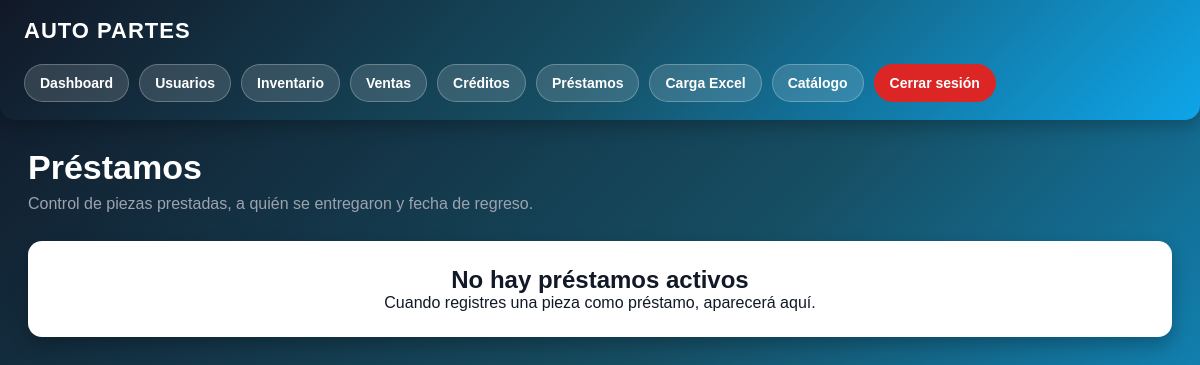
The page /prestamos (signed in) on the database as committed earlier.
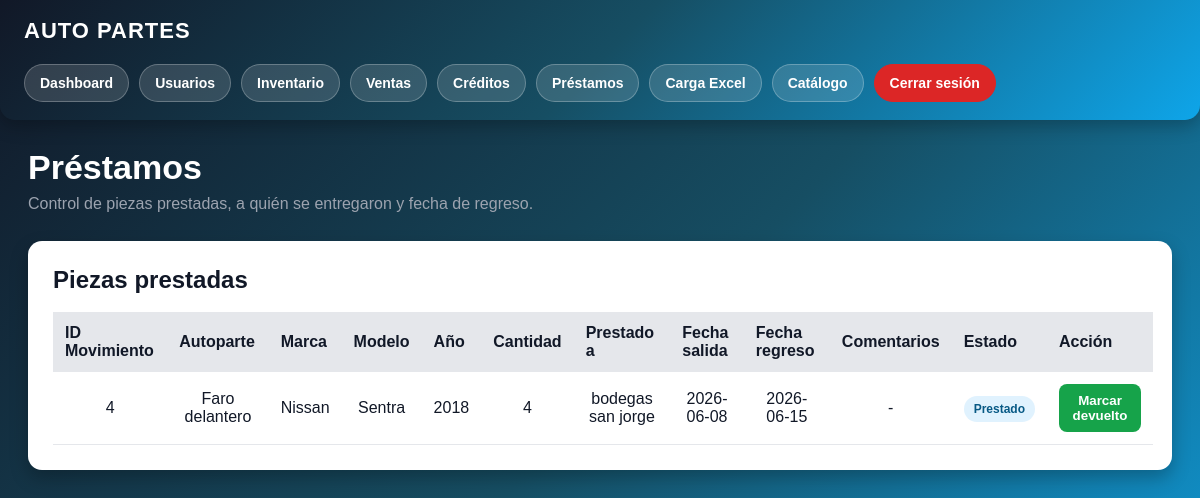
The same page on the database as committed later.
### app.py (models this page shows)
class Movimiento(db.Model):
    id = db.Column(db.Integer, primary_key=True)
    producto_id = db.Column(db.Integer, db.ForeignKey("producto.id"), nullable=False)
    producto = db.relationship("Producto", backref="movimientos")
    tipo = db.Column(db.String(50))
    estado = db.Column(db.String(50))
    cliente = db.Column(db.String(150))
    cantidad = db.Column(db.Integer, default=1)
    precio_unitario = db.Column(db.Float, default=0)
    total = db.Column(db.Float, default=0)
    metodo_pago = db.Column(db.String(100))
    factura = db.Column(db.String(100))
    fecha_salida = db.Column(db.String(100))
    fecha_prestamo = db.Column(db.String(100))
    comentarios = db.Column(db.Text)
    fecha_registro = db.Column(db.String(100))

class Producto(db.Model):
    id = db.Column(db.Integer, primary_key=True)
    marca = db.Column(db.String(100))
    modelo = db.Column(db.String(100))
    anio = db.Column(db.Integer)
    autoparte = db.Column(db.String(150))
    observaciones = db.Column(db.Text)
    transmision = db.Column(db.String(100))
    motor = db.Column(db.String(100))
    propiedad = db.Column(db.String(100))
    tipo = db.Column(db.String(100))
    lado = db.Column(db.String(50))
    origen = db.Column(db.String(100))
    costo_venta = db.Column(db.Float)
    stock = db.Column(db.Integer, default=1)
    foto = db.Column(db.String(300))
    link_ml = db.Column(db.String(500))
    estado = db.Column(db.String(50), default="disponible")
    vendido_a = db.Column(db.String(150))
    metodo_pago = db.Column(db.String(100))
    factura = db.Column(db.String(100))
    comentarios_venta = db.Column(db.Text)
    fecha_salida = db.Column(db.String(100))
    fecha_prestamo = db.Column(db.String(100))

### app.py (the view)
@app.route("/prestamos")
def prestamos():
    if not session.get("rol") in ["admin", "vendedor"]:
        return redirect("/login")
    prestamos = Movimiento.query.filter(
        Movimiento.estado == "prestado"
    ).order_by(
        Movimiento.id.desc()
    ).all()
    return render_template(
        "prestamos.html",
        prestamos=prestamos
    )

### templates/prestamos.html (shortened to what this page needs)
{% extends "layout.html" %}
{% block contenido %}
<div class="prestamos-header">
    <h1>Préstamos</h1>
    <p>Control de piezas prestadas, a quién se entregaron y fecha de regreso.</p>
</div>
{% if prestamos %}
<div class="prestamos-card">
    <h2>Piezas prestadas</h2>
    <table>
        <tr>
            <th>ID Movimiento</th>
            <th>Autoparte</th>
            <th>Marca</th>
            <th>Modelo</th>
            <th>Año</th>
            <th>Cantidad</th>
            <th>Prestado a</th>
            <th>Fecha salida</th>
            <th>Fecha regreso</th>
            <th>Comentarios</th>
            <th>Estado</th>
            <th>Acción</th>
        </tr>
        {% for prestamo in prestamos %}
        <tr>
            <td>{{ prestamo.id }}</td>
            <td>
                {% if prestamo.producto %}
                    {{ prestamo.producto.autoparte or '-' }}
                {% else %}
                    -
                {% endif %}
            </td>
            <td>
                {% if prestamo.producto %}
                    {{ prestamo.producto.marca or '-' }}
                {% else %}
                    -
                {% endif %}
            </td>
            <td>
                {% if prestamo.producto %}
                    {{ prestamo.producto.modelo or '-' }}
                {% else %}
                    -
                {% endif %}
            </td>
            <td>
                {% if prestamo.producto %}
                    {{ prestamo.producto.anio or '-' }}
                {% else %}
                    -
                {% endif %}
            </td>
            <td>{{ prestamo.cantidad or 1 }}</td>
            <td>{{ prestamo.cliente or '-' }}</td>
            <td>{{ prestamo.fecha_salida or '-' }}</td>
            <td>{{ prestamo.fecha_prestamo or '-' }}</td>
            <td>{{ prestamo.comentarios or '-' }}</td>
            <td>
                <span class="badge-prestado">Prestado</span>
            </td>
            <td>
                <a href="/devolver/{{ prestamo.id }}">
                    <button
                        class="btn-devuelto"
                        onclick="return confirm('¿Marcar este préstamo como devuelto?')"
                    >
                        Marcar devuelto
                    </button>
                </a>
            </td>
        </tr>
        {% endfor %}
    </table>
</div>
{% else %}
<div class="vacio">
    <h2>No hay préstamos activos</h2>
    <p>Cuando registres una pieza como préstamo, aparecerá aquí.</p>
</div>
{% endif %}
{% endblock %}

Rows that differ between the two databases and show on the page:
added Movimiento: id "4", producto "Faro delantero", producto "Nissan", producto "Sentra", producto "2018", cantidad "4", cliente "bodegas san jorge", fecha_salida "2026-06-08", fecha_prestamo "2026-06-15", comentarios "-"
Other text that changed with them:
text no longer shown: "No hay préstamos activos Cuando registres una pieza como préstamo, aparecerá aquí."
text now shown: "Piezas prestadas ID Movimiento Autoparte Marca Modelo Año Cantidad Prestado a Fecha salida Fecha regreso Comentarios Estado Acción"
